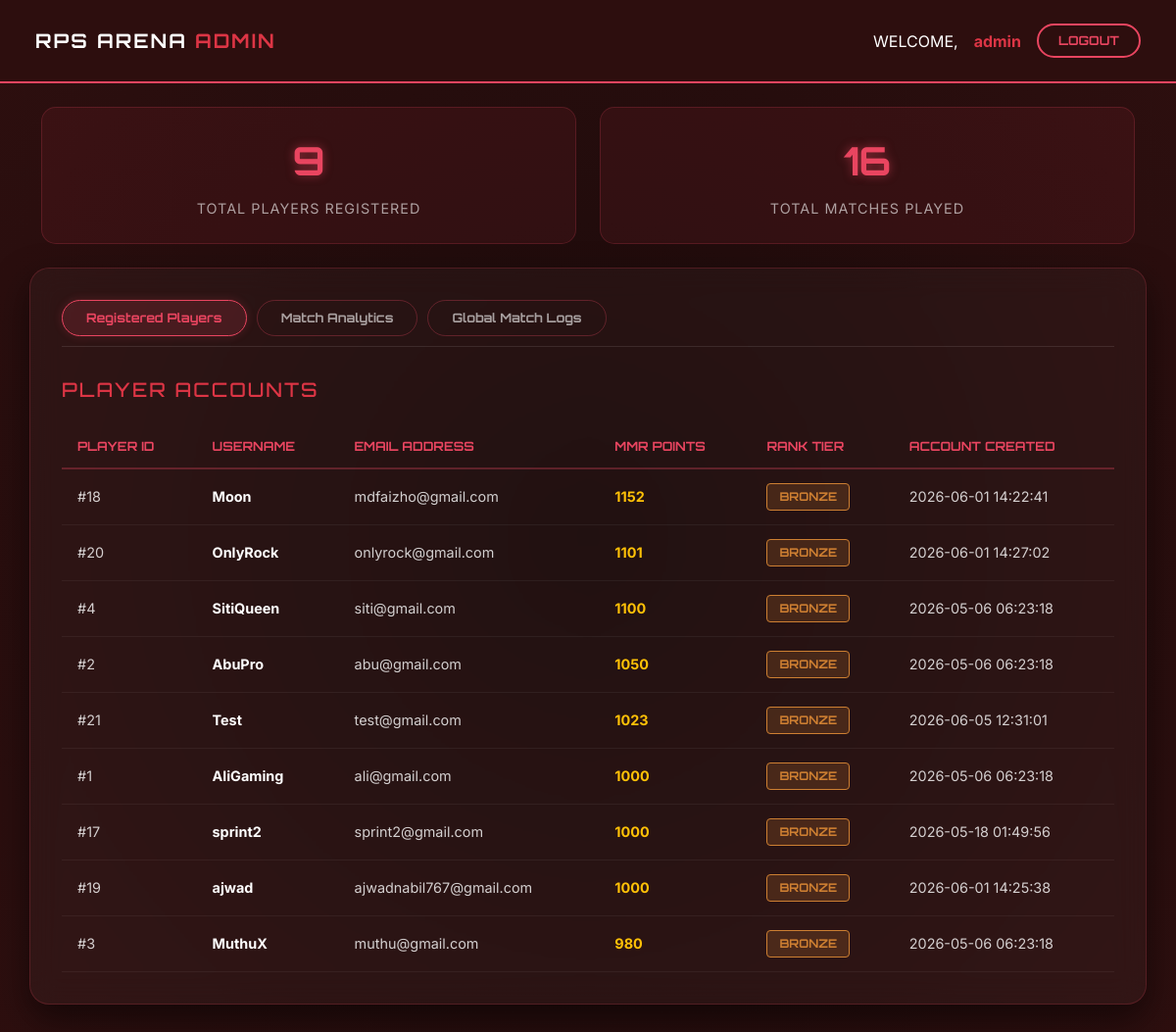
The app's page /admin_home.php (signed in) with its own data.
### tables this page shows
CREATE TABLE `players` (
  `player_id` int(11) NOT NULL,
  `username` varchar(50) NOT NULL,
  `email` varchar(100) NOT NULL,
  `password` varchar(255) NOT NULL,
  `mmr` int(11) DEFAULT 1000,
  `created_at` timestamp NOT NULL DEFAULT current_timestamp(),
  `reset_code` varchar(6) DEFAULT NULL,
  `code_expiry` datetime DEFAULT NULL
);

### admin_home.php (the view, shortened to what this page needs)
<?php
include 'db.php';
$total_players_query = mysqli_query($conn, "SELECT COUNT(*) as total FROM players");
$total_players = mysqli_fetch_assoc($total_players_query)['total'];
$total_matches_query = mysqli_query($conn, "SELECT COUNT(*) as total FROM matches");
$total_matches = mysqli_fetch_assoc($total_matches_query)['total'];
function getRankCategory($points) {
    if ($points < 1500) return 'Bronze';
    return 'Platinum';
}
?>
<!DOCTYPE html>
<html lang="en">
<head>
  <link href="https://cdn.jsdelivr.net/npm/bootstrap@5.3.3/dist/css/bootstrap.min.css" rel="stylesheet"/>
</head>
<body>
  <nav class="navbar navbar-expand-lg px-4 py-3">
    <div class="container-fluid">
      <a class="navbar-brand text-white fw-bold" href="#">RPS ARENA <span class="text-danger">ADMIN</span></a>
      <div class="collapse navbar-collapse justify-content-end">
        <span class="navbar-text d-flex align-items-center gap-3 text-white">
          WELCOME, <span class="text-danger fw-bold"><?php echo htmlspecialchars($_SESSION['admin_username']); ?></span>
          <button onclick="confirmLogout()" class="btn btn-logout">Logout</button>
        </span>
      </div>
    </div>
  </nav>
  <div class="container mt-4 pb-5">
    <div class="row g-4 mb-4">
      <div class="col-md-6">
        <div class="stat-card">
          <div class="stat-number"><?php echo $total_players; ?></div>
          <div class="stat-label">Total Players Registered</div>
        </div>
      </div>
      <div class="col-md-6">
        <div class="stat-card">
          <div class="stat-number"><?php echo $total_matches; ?></div>
          <div class="stat-label">Total Matches Played</div>
        </div>
      </div>
    <div class="gaming-card">
      <div class="admin-tabs">
        <button class="admin-tab active" onclick="switchTab('players')">Registered Players</button>
        <button class="admin-tab" onclick="switchTab('stats')">Match Analytics</button>
        <button class="admin-tab" onclick="switchTab('matches')">Global Match Logs</button>
      </div>
      <div id="tab-players" class="tab-section active">
        <h5 class="text-danger mb-4">Player Accounts</h5>
        <div class="table-responsive">
          <table class="admin-table">
            <thead>
              <tr>
                <th>Player ID</th>
                <th>Username</th>
                <th>Email Address</th>
                <th>MMR Points</th> <th>Rank Tier</th>
                <th>Account Created</th>
              </tr>
            </thead>
            <tbody>
              <?php
              $players_query = mysqli_query($conn, "SELECT * FROM players ORDER BY mmr DESC");
              if (mysqli_num_rows($players_query) > 0) {
                  while($row = mysqli_fetch_assoc($players_query)) {
                      $current_rank = getRankCategory($row['mmr']);
                      $badge_class = 'rank-' . strtolower($current_rank);
                      echo "<tr>";
                      echo "<td>#" . $row['player_id'] . "</td>";
                      echo "<td class='fw-bold text-white'>" . htmlspecialchars($row['username']) . "</td>";
                      echo "<td>" . htmlspecialchars($row['email']) . "</td>";
                      echo "<td class='text-warning fw-bold'>" . $row['mmr'] . "</td>";
                      echo "<td><span class='rank-badge " . $badge_class . "'>" . $current_rank . "</span></td>";
                      echo "<td>" . $row['created_at'] . "</td>";
                      echo "</tr>";
                  }
              } else {
                  echo "<tr><td colspan='6' class='text-center text-white-50 py-4'>No players registered yet.</td></tr>";
              }
              ?>
            </tbody>
          </table>
        </div>
      </div>
    </div>
  </div>
</body>
</html>

### admin_home.php (style rules this page uses)
body { background: radial-gradient(circle at center, #1a0a0a 0%, #2e0f0f 100%) !important; color: #ffffff !important; font-family: 'Inter', sans-serif; min-height: 100vh; }
h1, h3, h5, h6, .navbar-brand, .rank-header { font-family: 'Orbitron', sans-serif; text-transform: uppercase; letter-spacing: 2px; }
.navbar { background: rgba(46, 15, 15, 0.95) !important; backdrop-filter: blur(10px); border-bottom: 2px solid #e94560; }
.gaming-card { background: rgba(255, 255, 255, 0.03) !important; backdrop-filter: blur(15px); border: 1px solid rgba(233, 69, 96, 0.2); border-radius: 20px; padding: 2rem; box-shadow: 0 15px 35px rgba(0, 0, 0, 0.5); }
.stat-card { background: rgba(233, 69, 96, 0.08) !important; border: 1px solid rgba(233, 69, 96, 0.2) !important; border-radius: 15px; padding: 1.5rem; text-align: center; transition: all 0.3s ease; }
.stat-number { font-family: 'Orbitron', sans-serif; font-size: 2.5rem; font-weight: 700; color: #e94560; text-shadow: 0 0 10px rgba(233, 69, 96, 0.5); }
.stat-label { font-size: 0.9rem; text-transform: uppercase; letter-spacing: 1px; color: rgba(255, 255, 255, 0.6); margin-top: 0.5rem; }
.admin-tabs { display: flex; gap: 10px; margin-bottom: 2rem; border-bottom: 1px solid rgba(255, 255, 255, 0.1); padding-bottom: 10px; }
.admin-tab { padding: 8px 24px; border-radius: 50px; font-family: 'Orbitron', sans-serif; font-size: 0.8rem; font-weight: 700; border: 1px solid rgba(233, 69, 96, 0.3); background: transparent; color: rgba(255, 255, 255, 0.6); cursor: pointer; transition: all 0.3s ease; }
.admin-tab:hover, .admin-tab.active { background: rgba(233, 69, 96, 0.15); border-color: #e94560; color: #e94560; box-shadow: 0 0 10px rgba(233, 69, 96, 0.2); }
.tab-section { display: none; }
.tab-section.active { display: block; }
.admin-table { width: 100%; border-collapse: separate; border-spacing: 0; }
.admin-table th { font-family: 'Orbitron', sans-serif; font-size: 0.8rem; color: #e94560; padding: 12px 16px; border-bottom: 2px solid rgba(233, 69, 96, 0.3); text-transform: uppercase; }
.admin-table td { padding: 14px 16px; font-size: 0.9rem; color: rgba(255, 255, 255, 0.8); border-bottom: 1px solid rgba(255, 255, 255, 0.05); background: transparent !important; }
.rank-badge { padding: 4px 12px; border-radius: 4px; font-family: 'Orbitron', sans-serif; font-size: 0.75rem; font-weight: 700; text-transform: uppercase; display: inline-block; }
.rank-bronze { background: rgba(205, 127, 50, 0.2); color: #cd7f32; border: 1px solid #cd7f32; }
.btn-logout { background: transparent; border: 2px solid #e94560; color: #e94560; font-family: 'Orbitron', sans-serif; font-size: 0.8rem; font-weight: 700; padding: 6px 20px; border-radius: 50px; transition: all 0.3s ease; text-transform: uppercase; }

### records on screen
players: player_id "18", username "Moon", email "mdfaizho@gmail.com", mmr "1152", mmr "BRONZE", created_at "2026-06-01 14:22:41"
players: player_id "20", username "OnlyRock", email "onlyrock@gmail.com", mmr "1101", mmr "BRONZE", created_at "2026-06-01 14:27:02"
players: player_id "4", username "SitiQueen", email "siti@gmail.com", mmr "1100", mmr "BRONZE", created_at "2026-05-06 06:23:18"
players: player_id "2", username "AbuPro", email "abu@gmail.com", mmr "1050", mmr "BRONZE", created_at "2026-05-06 06:23:18"
players: player_id "21", username "Test", email "test@gmail.com", mmr "1023", mmr "BRONZE", created_at "2026-06-05 12:31:01"
players: player_id "1", username "AliGaming", email "ali@gmail.com", mmr "1000", mmr "BRONZE", created_at "2026-05-06 06:23:18"
players: player_id "17", username "sprint2", email "sprint2@gmail.com", mmr "1000", mmr "BRONZE", created_at "2026-05-18 01:49:56"
players: player_id "19", username "ajwad", email "ajwadnabil767@gmail.com", mmr "1000", mmr "BRONZE", created_at "2026-06-01 14:25:38"
players: player_id "3", username "MuthuX", email "muthu@gmail.com", mmr "980", mmr "BRONZE", created_at "2026-05-06 06:23:18"

### other values on screen
$_SESSION['admin_username'] "admin"
$total_players "9"
$total_matches "16"
